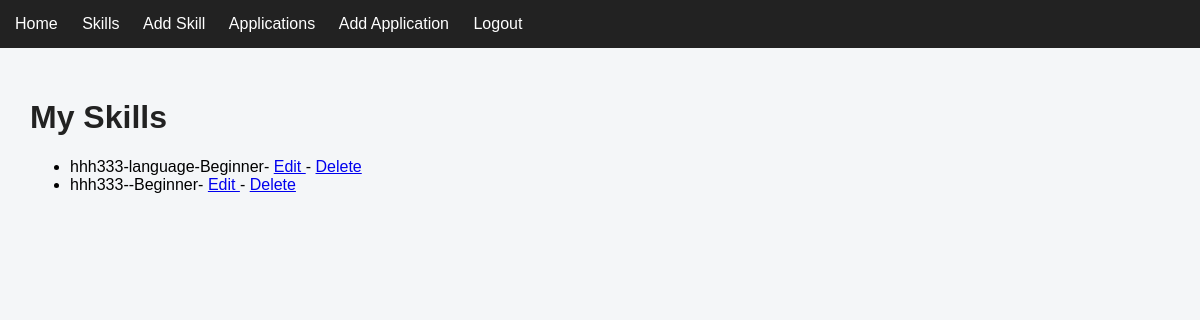
/skills (signed in), run on the app's committed database.
### app.py (models this page shows)
class Skill(db.Model):
    id = db.Column(db.Integer, primary_key=True)
    name = db.Column(db.String(100), nullable=False)
    category = db.Column(db.String(100), nullable=False)
    level = db.Column(db.String(50), nullable=False)
    user_id = db.Column(db.Integer,db.ForeignKey("user.id"),nullable=True)

### app.py (the view)
@app.route("/skills")
def skills():
    if "user_id" not in session:
        return redirect(url_for("login"))
    skills = Skill.query.filter_by(user_id=session["user_id"]).all()
    return render_template("skills.html",skills=skills)

### templates/skills.html
{% extends 'base.html' %}
{% block content %}
    <h1>My Skills</h1>
    {% if skills %}
    <ul>
        {% for skill in skills %}
            <li>
                {{skill.name}}-{{ skill.category }}-{{skill.level}}-
                <a href="{{ url_for('edit_skill', skill_id=skill.id) }}">
                    Edit
                </a>
                -
                <a href="{{ url_for('delete_skill', skill_id=skill.id) }}">
                    Delete
                </a>
            </li>
        {% endfor %}
    </ul>
    {% else %}
        <p>No skills added yet</p>
    {% endif %}
{% endblock  %}

### static/css/style.css (style rules this page uses)
body { font-family: Arial, sans-serif; margin:0; background-color: #f4f6f8; }
h1 { color: #222; }

### data on the page
Skill: name "hhh333", category "language", level "Beginner"
Skill: name "hhh333", level "Beginner"
